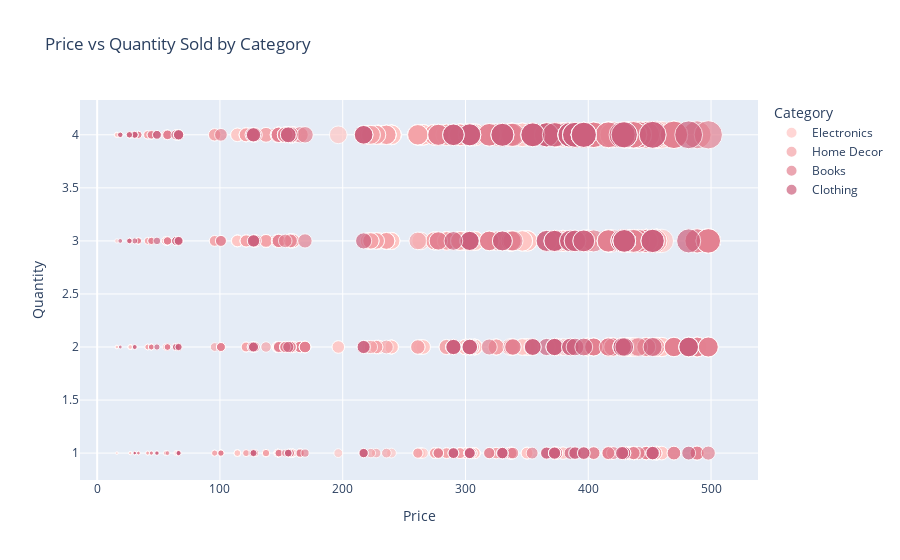

Notebook cell for this chart:
### Markdown cell above
### Price vs Quantity Sold by Category

### Code cell
fig_price_quantity = px.scatter(
    merged_data,
    x='Price',  
    y='Quantity',
    color='Category',
    size='TotalValue',
    hover_name='ProductName',
    title='Price vs Quantity Sold by Category',
    color_discrete_sequence=px.colors.sequential.Burg

)

fig_price_quantity.show()

### Figure 1 — Plotly figure (JSON) as saved in the notebook; plotly's stock layout.template omitted (floating-point values rounded to 4 significant figures; data arrays with more than 128 entries replaced by an {"elided": "..."} marker saying what was removed)
{"data": [{"hovertemplate": "<b>%{hovertext}</b><br><br>Category=Electronics<br>Price=%{x}<br>Quantity=%{y}<br>TotalValue=%{marker.size}<extra></extra>", "hovertext": {"elided": "254 str values"}, "legendgroup": "Electronics", "marker": {"color": "rgb(255, 198, 196)", "size": {"elided": "254 float values"}, "sizemode": "area", "sizeref": 4.978, "symbol": "circle"}, "mode": "markers", "name": "Electronics", "orientation": "v", "showlegend": true, "type": "scatter", "x": {"elided": "254 float values"}, "xaxis": "x", "y": {"elided": "254 int values"}, "yaxis": "y"}, {"hovertemplate": "<b>%{hovertext}</b><br><br>Category=Home Decor<br>Price=%{x}<br>Quantity=%{y}<br>TotalValue=%{marker.size}<extra></extra>", "hovertext": {"elided": "248 str values"}, "legendgroup": "Home Decor", "marker": {"color": "rgb(244, 163, 168)", "size": {"elided": "248 float values"}, "sizemode": "area", "sizeref": 4.978, "symbol": "circle"}, "mode": "markers", "name": "Home Decor", "orientation": "v", "showlegend": true, "type": "scatter", "x": {"elided": "248 float values"}, "xaxis": "x", "y": {"elided": "248 int values"}, "yaxis": "y"}, {"hovertemplate": "<b>%{hovertext}</b><br><br>Category=Books<br>Price=%{x}<br>Quantity=%{y}<br>TotalValue=%{marker.size}<extra></extra>", "hovertext": {"elided": "270 str values"}, "legendgroup": "Books", "marker": {"color": "rgb(227, 129, 145)", "size": {"elided": "270 float values"}, "sizemode": "area", "sizeref": 4.978, "symbol": "circle"}, "mode": "markers", "name": "Books", "orientation": "v", "showlegend": true, "type": "scatter", "x": {"elided": "270 float values"}, "xaxis": "x", "y": {"elided": "270 int values"}, "yaxis": "y"}, {"hovertemplate": "<b>%{hovertext}</b><br><br>Category=Clothing<br>Price=%{x}<br>Quantity=%{y}<br>TotalValue=%{marker.size}<extra></extra>", "hovertext": {"elided": "228 str values"}, "legendgroup": "Clothing", "marker": {"color": "rgb(204, 96, 125)", "size": {"elided": "228 float values"}, "sizemode": "area", "sizeref": 4.978, "symbol": "circle"}, "mode": "markers", "name": "Clothing", "orientation": "v", "showlegend": true, "type": "scatter", "x": {"elided": "228 float values"}, "xaxis": "x", "y": {"elided": "228 int values"}, "yaxis": "y"}], "layout": {"legend": {"itemsizing": "constant", "title": {"text": "Category"}, "tracegroupgap": 0}, "title": {"text": "Price vs Quantity Sold by Category"}, "xaxis": {"anchor": "y", "domain": [0, 1], "title": {"text": "Price"}}, "yaxis": {"anchor": "x", "domain": [0, 1], "title": {"text": "Quantity"}}}}
